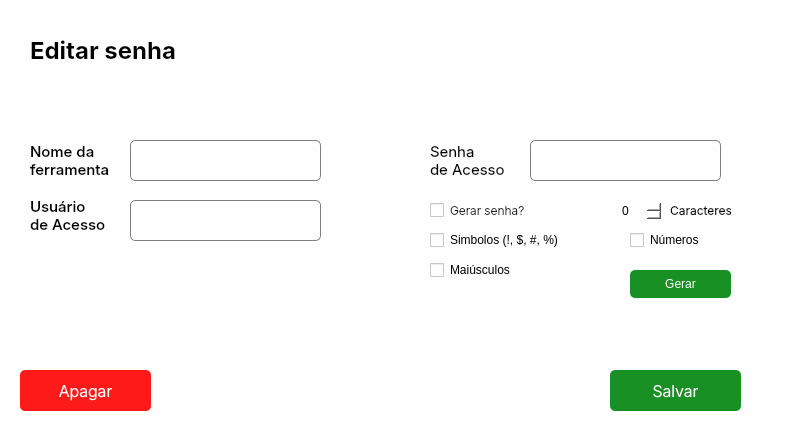
<?xml version="1.0" encoding="UTF-8"?>
<ui version="4.0">
 <class>Dialog</class>
 <widget class="QDialog" name="Dialog">
  <property name="geometry">
   <rect>
    <x>0</x>
    <y>0</y>
    <width>803</width>
    <height>446</height>
   </rect>
  </property>
  <property name="minimumSize">
   <size>
    <width>755</width>
    <height>418</height>
   </size>
  </property>
  <property name="windowTitle">
   <string>Dialog</string>
  </property>
  <property name="styleSheet">
   <string notr="true">background-color: rgb(254, 254, 254);
font: 75 13pt &quot;Inter&quot;;
border-radius: 20px;
	

</string>
  </property>
  <layout class="QVBoxLayout" name="verticalLayout">
   <property name="spacing">
    <number>0</number>
   </property>
   <property name="leftMargin">
    <number>0</number>
   </property>
   <property name="topMargin">
    <number>0</number>
   </property>
   <property name="rightMargin">
    <number>0</number>
   </property>
   <property name="bottomMargin">
    <number>0</number>
   </property>
   <item>
    <widget class="QFrame" name="frame_3">
     <property name="minimumSize">
      <size>
       <width>0</width>
       <height>100</height>
      </size>
     </property>
     <property name="maximumSize">
      <size>
       <width>803</width>
       <height>100</height>
      </size>
     </property>
     <property name="frameShape">
      <enum>QFrame::StyledPanel</enum>
     </property>
     <property name="frameShadow">
      <enum>QFrame::Raised</enum>
     </property>
     <widget class="QLabel" name="slogan">
      <property name="geometry">
       <rect>
        <x>30</x>
        <y>20</y>
        <width>201</width>
        <height>61</height>
       </rect>
      </property>
      <property name="font">
       <font>
        <family>Inter</family>
        <pointsize>13</pointsize>
        <weight>9</weight>
        <italic>false</italic>
        <bold>false</bold>
       </font>
      </property>
      <property name="text">
       <string>&lt;html&gt;&lt;head/&gt;&lt;body&gt;&lt;p&gt;&lt;span style=&quot; font-size:18pt; font-weight:600;&quot;&gt;Editar senha&lt;/span&gt;&lt;/p&gt;&lt;/body&gt;&lt;/html&gt;</string>
      </property>
     </widget>
    </widget>
   </item>
   <item>
    <widget class="QFrame" name="frame_2">
     <property name="minimumSize">
      <size>
       <width>0</width>
       <height>270</height>
      </size>
     </property>
     <property name="maximumSize">
      <size>
       <width>803</width>
       <height>270</height>
      </size>
     </property>
     <property name="frameShape">
      <enum>QFrame::StyledPanel</enum>
     </property>
     <property name="frameShadow">
      <enum>QFrame::Raised</enum>
     </property>
     <widget class="QLineEdit" name="Input_appName">
      <property name="geometry">
       <rect>
        <x>130</x>
        <y>40</y>
        <width>191</width>
        <height>41</height>
       </rect>
      </property>
      <property name="font">
       <font>
        <family>Inter</family>
        <pointsize>9</pointsize>
        <weight>25</weight>
        <italic>false</italic>
        <bold>false</bold>
       </font>
      </property>
      <property name="autoFillBackground">
       <bool>false</bool>
      </property>
      <property name="styleSheet">
       <string notr="true">QLineEdit{
	border: 1px solid  rgb(127, 127, 127); 
	border-radius: 5px ; 
	background-color: rgb(254, 254, 254);
	font: 200 9pt &quot;Inter&quot;;
}

QLineEdit:hover{
	border:1px solid  rgb(254, 254, 254); 
}

QLineEdit:focus{
	color: rgb(000, 000, 000);
	border:1px solid  rgb(14, 78, 20); 
}</string>
      </property>
      <property name="inputMask">
       <string/>
      </property>
      <property name="text">
       <string/>
      </property>
      <property name="maxLength">
       <number>20</number>
      </property>
      <property name="frame">
       <bool>true</bool>
      </property>
      <property name="alignment">
       <set>Qt::AlignCenter</set>
      </property>
      <property name="dragEnabled">
       <bool>true</bool>
      </property>
      <property name="placeholderText">
       <string/>
      </property>
      <property name="cursorMoveStyle">
       <enum>Qt::LogicalMoveStyle</enum>
      </property>
      <property name="clearButtonEnabled">
       <bool>false</bool>
      </property>
     </widget>
     <widget class="QLabel" name="TextoName">
      <property name="geometry">
       <rect>
        <x>30</x>
        <y>40</y>
        <width>91</width>
        <height>41</height>
       </rect>
      </property>
      <property name="font">
       <font>
        <family>Inter</family>
        <pointsize>13</pointsize>
        <weight>9</weight>
        <italic>false</italic>
        <bold>false</bold>
       </font>
      </property>
      <property name="text">
       <string>&lt;html&gt;&lt;head/&gt;&lt;body&gt;&lt;p&gt;&lt;span style=&quot; font-size:11pt; font-weight:450;&quot;&gt;Nome da &lt;br/&gt;ferramenta&lt;/span&gt;&lt;/p&gt;&lt;/body&gt;&lt;/html&gt;</string>
      </property>
     </widget>
     <widget class="QLabel" name="TextoName_2">
      <property name="geometry">
       <rect>
        <x>30</x>
        <y>90</y>
        <width>91</width>
        <height>51</height>
       </rect>
      </property>
      <property name="font">
       <font>
        <family>Inter</family>
        <pointsize>13</pointsize>
        <weight>9</weight>
        <italic>false</italic>
        <bold>false</bold>
       </font>
      </property>
      <property name="text">
       <string>&lt;html&gt;&lt;head/&gt;&lt;body&gt;&lt;p&gt;&lt;span style=&quot; font-size:11pt; font-weight:450;&quot;&gt;Usuário&lt;br/&gt;de Acesso&lt;/span&gt;&lt;/p&gt;&lt;/body&gt;&lt;/html&gt;</string>
      </property>
     </widget>
     <widget class="QLineEdit" name="Input_appUsername">
      <property name="geometry">
       <rect>
        <x>130</x>
        <y>100</y>
        <width>191</width>
        <height>41</height>
       </rect>
      </property>
      <property name="autoFillBackground">
       <bool>false</bool>
      </property>
      <property name="styleSheet">
       <string notr="true">QLineEdit{
	border: 1px solid  rgb(127, 127, 127); 
	border-radius: 5px ; 
	background-color: rgb(254, 254, 254);
	font: 200 9pt &quot;Inter&quot;;
}

QLineEdit:hover{
	border:1px solid  rgb(254, 254, 254); 
}

QLineEdit:focus{
	color: rgb(000, 000, 000);
	border:1px solid  rgb(14, 78, 20); 
}</string>
      </property>
      <property name="inputMask">
       <string/>
      </property>
      <property name="text">
       <string/>
      </property>
      <property name="maxLength">
       <number>20</number>
      </property>
      <property name="frame">
       <bool>true</bool>
      </property>
      <property name="alignment">
       <set>Qt::AlignCenter</set>
      </property>
      <property name="dragEnabled">
       <bool>true</bool>
      </property>
      <property name="placeholderText">
       <string/>
      </property>
      <property name="cursorMoveStyle">
       <enum>Qt::LogicalMoveStyle</enum>
      </property>
      <property name="clearButtonEnabled">
       <bool>false</bool>
      </property>
     </widget>
     <widget class="QLabel" name="TextoName_3">
      <property name="geometry">
       <rect>
        <x>430</x>
        <y>40</y>
        <width>91</width>
        <height>41</height>
       </rect>
      </property>
      <property name="font">
       <font>
        <family>Inter</family>
        <pointsize>13</pointsize>
        <weight>9</weight>
        <italic>false</italic>
        <bold>false</bold>
       </font>
      </property>
      <property name="text">
       <string>&lt;html&gt;&lt;head/&gt;&lt;body&gt;&lt;p&gt;&lt;span style=&quot; font-size:11pt; font-weight:400;&quot;&gt;Senha&lt;br/&gt; de Acesso&lt;/span&gt;&lt;/p&gt;&lt;/body&gt;&lt;/html&gt;</string>
      </property>
     </widget>
     <widget class="QLineEdit" name="Input_appPSWRD">
      <property name="geometry">
       <rect>
        <x>530</x>
        <y>40</y>
        <width>191</width>
        <height>41</height>
       </rect>
      </property>
      <property name="font">
       <font>
        <family>Inter</family>
        <pointsize>9</pointsize>
        <weight>25</weight>
        <italic>false</italic>
        <bold>false</bold>
       </font>
      </property>
      <property name="autoFillBackground">
       <bool>false</bool>
      </property>
      <property name="styleSheet">
       <string notr="true">QLineEdit{
	border: 1px solid  rgb(127, 127, 127); 
	border-radius: 5px ; 
	background-color: rgb(254, 254, 254);
	font: 200 9pt &quot;Inter&quot;;	
}

QLineEdit:hover{
	border:1px solid  rgb(254, 254, 254); 
}

QLineEdit:focus{
	color: rgb(000, 000, 000);
	border:1px solid  rgb(14, 78, 20); 
}</string>
      </property>
      <property name="inputMask">
       <string/>
      </property>
      <property name="text">
       <string/>
      </property>
      <property name="maxLength">
       <number>20</number>
      </property>
      <property name="frame">
       <bool>true</bool>
      </property>
      <property name="alignment">
       <set>Qt::AlignCenter</set>
      </property>
      <property name="dragEnabled">
       <bool>true</bool>
      </property>
      <property name="placeholderText">
       <string/>
      </property>
      <property name="cursorMoveStyle">
       <enum>Qt::LogicalMoveStyle</enum>
      </property>
      <property name="clearButtonEnabled">
       <bool>false</bool>
      </property>
     </widget>
     <widget class="QCheckBox" name="checkBox_generate">
      <property name="geometry">
       <rect>
        <x>430</x>
        <y>100</y>
        <width>131</width>
        <height>20</height>
       </rect>
      </property>
      <property name="font">
       <font>
        <family>Inter</family>
        <pointsize>9</pointsize>
        <weight>25</weight>
        <italic>false</italic>
        <bold>false</bold>
       </font>
      </property>
      <property name="styleSheet">
       <string notr="true">	font: 200 9pt &quot;Inter&quot;;</string>
      </property>
      <property name="text">
       <string>Gerar senha?</string>
      </property>
     </widget>
     <widget class="QCheckBox" name="checkBox_symbol">
      <property name="geometry">
       <rect>
        <x>430</x>
        <y>130</y>
        <width>181</width>
        <height>20</height>
       </rect>
      </property>
      <property name="styleSheet">
       <string notr="true">	font: 200 9pt &quot;Inter&quot;;</string>
      </property>
      <property name="text">
       <string>Simbolos (!, $, #, %)</string>
      </property>
     </widget>
     <widget class="QCheckBox" name="checkBox_uppercase">
      <property name="geometry">
       <rect>
        <x>430</x>
        <y>160</y>
        <width>141</width>
        <height>20</height>
       </rect>
      </property>
      <property name="styleSheet">
       <string notr="true">	font: 200 9pt &quot;Inter&quot;;</string>
      </property>
      <property name="text">
       <string>Maiúsculos</string>
      </property>
     </widget>
     <widget class="QSpinBox" name="spinBox_caracter">
      <property name="geometry">
       <rect>
        <x>620</x>
        <y>100</y>
        <width>42</width>
        <height>22</height>
       </rect>
      </property>
      <property name="styleSheet">
       <string notr="true">	font: 200 9pt &quot;Inter&quot;;</string>
      </property>
     </widget>
     <widget class="QLabel" name="TextoName_Name_4">
      <property name="geometry">
       <rect>
        <x>670</x>
        <y>100</y>
        <width>71</width>
        <height>21</height>
       </rect>
      </property>
      <property name="font">
       <font>
        <family>Inter</family>
        <pointsize>9</pointsize>
        <weight>25</weight>
        <italic>false</italic>
        <bold>false</bold>
       </font>
      </property>
      <property name="styleSheet">
       <string notr="true">	font: 200 9pt &quot;Inter&quot;;</string>
      </property>
      <property name="text">
       <string>&lt;html&gt;&lt;head/&gt;&lt;body&gt;&lt;p&gt;&lt;span style=&quot; font-size:9pt; font-weight:400;&quot;&gt;Caracteres&lt;/span&gt;&lt;/p&gt;&lt;/body&gt;&lt;/html&gt;</string>
      </property>
     </widget>
     <widget class="QCheckBox" name="checkBox_number">
      <property name="geometry">
       <rect>
        <x>630</x>
        <y>130</y>
        <width>121</width>
        <height>20</height>
       </rect>
      </property>
      <property name="styleSheet">
       <string notr="true">	font: 200 9pt &quot;Inter&quot;;</string>
      </property>
      <property name="text">
       <string>Números</string>
      </property>
     </widget>
     <widget class="QPushButton" name="pushButton_generate">
      <property name="geometry">
       <rect>
        <x>630</x>
        <y>170</y>
        <width>101</width>
        <height>28</height>
       </rect>
      </property>
      <property name="styleSheet">
       <string notr="true">QPushButton{
	background-color: rgb(25, 144, 35);
	font: 200 12pt &quot;Inter&quot;;
	color: rgb(255, 255, 255);
	border-radius: 5px;
}

QPushButton:hover{
	background-color: rgb(28, 162, 39);
	font: 200 12pt &quot;Inter&quot;;
	color: rgb(255, 255, 255);
	border-radius: 5px;
}

QPushButton:hover:pressed{
	background-color: rgb(24, 152, 35);
	font: 200 12pt &quot;Inter&quot;;
	color: rgb(255, 255, 255);
	border-radius: 5px;
}

QPushButton:disabled {
	background-color: rgb(102, 132, 105);
}

</string>
      </property>
      <property name="text">
       <string>Gerar</string>
      </property>
     </widget>
    </widget>
   </item>
   <item>
    <widget class="QFrame" name="frame_4">
     <property name="maximumSize">
      <size>
       <width>803</width>
       <height>120</height>
      </size>
     </property>
     <property name="frameShape">
      <enum>QFrame::StyledPanel</enum>
     </property>
     <property name="frameShadow">
      <enum>QFrame::Raised</enum>
     </property>
     <widget class="QPushButton" name="pushButton_save">
      <property name="geometry">
       <rect>
        <x>610</x>
        <y>0</y>
        <width>131</width>
        <height>41</height>
       </rect>
      </property>
      <property name="font">
       <font>
        <family>Inter</family>
        <pointsize>12</pointsize>
        <weight>25</weight>
        <italic>false</italic>
        <bold>false</bold>
       </font>
      </property>
      <property name="styleSheet">
       <string notr="true">QPushButton{
	background-color: rgb(25, 144, 35);
	font: 200 12pt &quot;Inter&quot;;
	color: rgb(255, 255, 255);
	border-radius: 5px;
}

QPushButton:hover{
	background-color: rgb(28, 162, 39);
	font: 200 12pt &quot;Inter&quot;;
	color: rgb(255, 255, 255);
	border-radius: 5px;
}

QPushButton:hover:pressed{
	background-color: rgb(24, 152, 35);
	font: 200 12pt &quot;Inter&quot;;
	color: rgb(255, 255, 255);
	border-radius: 5px;
}

</string>
      </property>
      <property name="text">
       <string>Salvar</string>
      </property>
     </widget>
     <widget class="QPushButton" name="pushButton_erase">
      <property name="geometry">
       <rect>
        <x>20</x>
        <y>0</y>
        <width>131</width>
        <height>41</height>
       </rect>
      </property>
      <property name="font">
       <font>
        <family>Inter</family>
        <pointsize>12</pointsize>
        <weight>25</weight>
        <italic>false</italic>
        <bold>false</bold>
       </font>
      </property>
      <property name="styleSheet">
       <string notr="true">QPushButton{
	background-color: rgb(255, 26, 26);
	font: 200 12pt &quot;Inter&quot;;
	color: rgb(255, 255, 255);
	border-radius: 5px;
}

QPushButton:hover{
	background-color: rgb(175, 17, 17);
	font: 200 12pt &quot;Inter&quot;;
	color: rgb(255, 255, 255);
	border-radius: 5px;
}

QPushButton:hover:pressed{
	background-color: rgb(255, 105, 107)
	font: 200 12pt &quot;Inter&quot;;
	color: rgb(255, 255, 255);
	border-radius: 5px;
}

</string>
      </property>
      <property name="text">
       <string>Apagar</string>
      </property>
     </widget>
    </widget>
   </item>
  </layout>
 </widget>
 <resources/>
 <connections/>
</ui>
